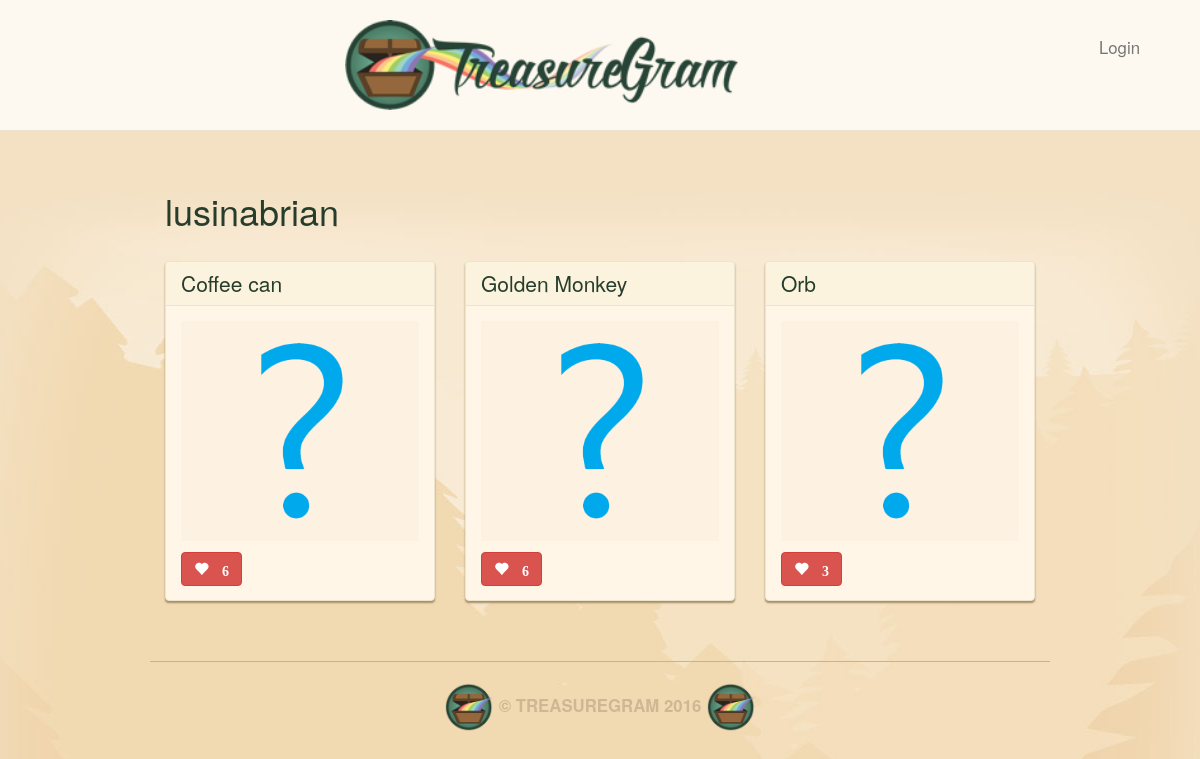
Before: /user/lusinabrian/ with the older database file.
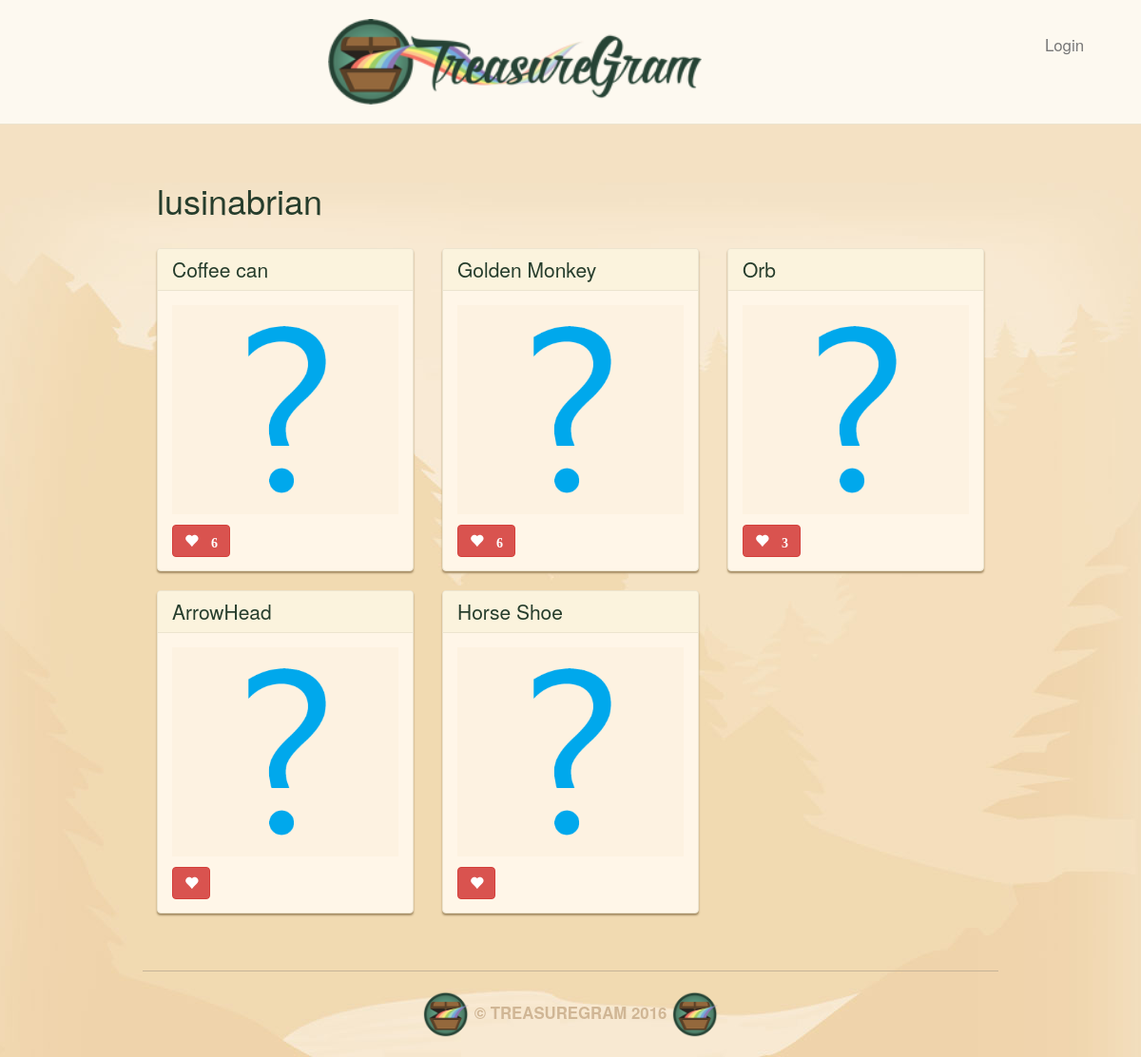
After: the same page with the newer database file.
### main_app/models.py (models this page shows, shortened)
class Treasures(models.Model):
    user = models.ForeignKey(User)
    name = models.CharField(max_length=100)
    value = models.DecimalField(max_digits=10, decimal_places=2)
    material = models.CharField(max_length=100)
    location = models.CharField(max_length=100)
    image = models.ImageField(upload_to='media/treasure_images', default='media/default.png')
    likes = models.IntegerField(default=0)

### main_app/views.py (the view)
# urls.py: url(r'^user/(\w+)/$', views.profile, name='profile'),
def profile(request, username):
    user = get_object_or_404(User.objects,username=username)
    treasures = Treasures.objects.filter(user=user)
    context = {"username": username, "treasures": treasures}
    return render(request=request, template_name="profile.html", context=context)

### main_app/templates/profile.html
{% extends 'base.html' %}
{% load staticfiles %}
{% block content %}
  <h1>{{ username }}</h1><br>
	<div class="row">
	{% for treasure in treasures %}
      <div class="col-md-4">
      <div class="treasure panel panel-default">
        <a href="/{{treasure.id}}/">
        <div class="panel-heading">
          <h3 class="panel-title">{{ treasure.name }}</h3>
        </div>
        </a>
        <div class="panel-body">
          <a href="/{{treasure.id}}/">
          <div class="treasure-photo">
            <img src="{{ treasure.image.url }}" >
          </div>
          </a>
          <button id ="likes" data-id="{{treasure.id}}" class="btn btn-mini btn-danger glyphicon glyphicon-heart" type="button">
            {% if treasure.likes > 0 %} {{ treasure.likes }} {% endif %}
          </button>
        </div>
      </div>
      </div>
      {% if forloop.counter|divisibleby:"3" and not forloop.last %}
        </div><br><div class="row">
      {% endif %}
	{% endfor %}
	</div><br>
{% endblock %}

Changed rows visible on the page:
added Treasures: name "ArrowHead", image (placeholder picture)
added Treasures: name "Horse Shoe", image (placeholder picture)
